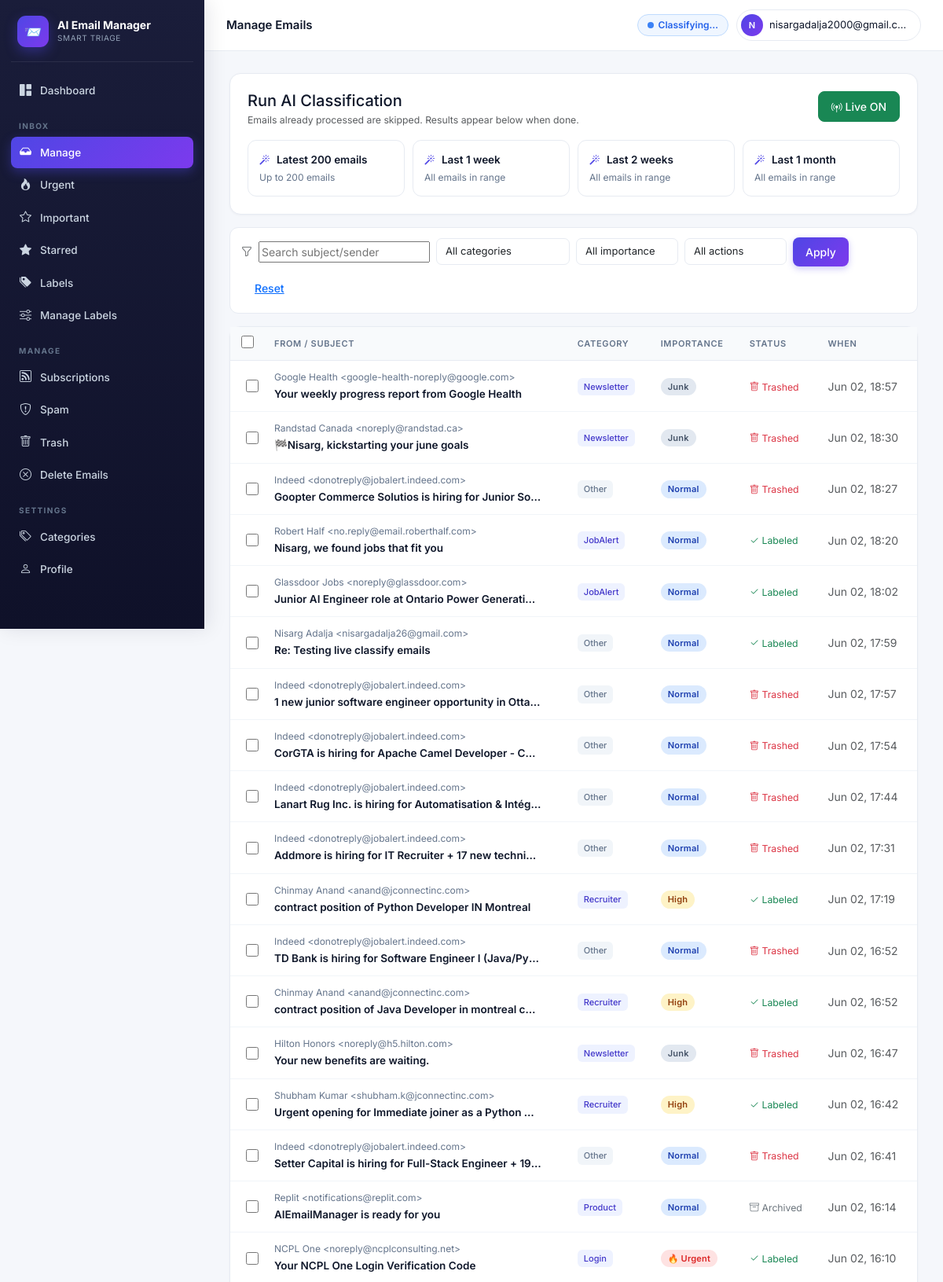
/accounts/emails/ (signed in, upper part), run on the app's committed database.
### accounts/models.py (models this page shows, shortened)
class ClassifiedEmail(models.Model):
    user            = models.ForeignKey(User, on_delete=models.CASCADE, related_name="classified_emails")
    gmail_id        = models.CharField(max_length=64)
    thread_id       = models.CharField(max_length=64, blank=True)
    subject         = models.CharField(max_length=500, blank=True)
    sender          = models.CharField(max_length=300, blank=True)
    sender_email    = models.CharField(max_length=200, blank=True)
    snippet         = models.TextField(blank=True)
    received_at     = models.DateTimeField(null=True, blank=True)
    category        = models.ForeignKey(EmailCategory, on_delete=models.SET_NULL, null=True, blank=True)
    custom_category = models.ForeignKey(UserCustomCategory, on_delete=models.SET_NULL, null=True, blank=True)
    importance      = models.IntegerField(default=3)
    is_urgent       = models.BooleanField(default=False)
    is_event        = models.BooleanField(default=False)
    event_when      = models.CharField(max_length=120, blank=True)
    reason          = models.TextField(blank=True)
    action_taken    = models.CharField(max_length=16, default="kept")
    unsubscribe_url = models.URLField(max_length=1000, blank=True)
    classified_at   = models.DateTimeField(auto_now_add=True)
    class Meta:
        unique_together = [("user", "gmail_id")]
        indexes = [models.Index(fields=["user", "-received_at"])]

class EmailCategory(models.Model):
    slug         = models.SlugField(max_length=64, unique=True)
    name         = models.CharField(max_length=120)
    short_label  = models.CharField(max_length=32)
    group        = models.CharField(max_length=64)
    description  = models.TextField(blank=True)
    default_tier = models.CharField(max_length=16, choices=TIER_CHOICES, default="normal")

### accounts/views.py (the view, shortened to what this page needs)
# urls.py: path("emails/",           views.manage_emails,   name="manage_emails"),
@login_required
def manage_emails(request):
    bail = _require_google_account(request)
    if bail: return bail
    qs = (ClassifiedEmail.objects.filter(user=request.user)
          .select_related("category", "custom_category").order_by("-received_at"))
    cat_id   = request.GET.get("category")
    cust_id  = request.GET.get("custom_category")
    imp      = request.GET.get("importance")
    action   = request.GET.get("action")
    q        = request.GET.get("q", "").strip()
    if cat_id and cat_id.isdigit():   qs = qs.filter(category_id=int(cat_id))
    if cust_id and cust_id.isdigit(): qs = qs.filter(custom_category_id=int(cust_id))
    if imp and imp.isdigit():         qs = qs.filter(importance=int(imp))
    if action in {"labeled","trashed","kept","archived"}: qs = qs.filter(action_taken=action)
    if q: qs = qs.filter(subject__icontains=q) | qs.filter(sender__icontains=q)
    qs   = qs[:1000]
    page = Paginator(qs, 50).get_page(request.GET.get("page"))
    used_cat_ids = (ClassifiedEmail.objects.filter(user=request.user, category__isnull=False)
                    .values_list("category_id", flat=True).distinct())
    categories      = EmailCategory.objects.filter(id__in=used_cat_ids).order_by("short_label")
    custom_cats     = request.user.custom_categories.all()
    active_job_id   = request.GET.get("job")
    active_job      = None
    if active_job_id and active_job_id.isdigit():
        active_job = ClassificationJob.objects.filter(user=request.user, pk=active_job_id).first()
    profile_obj, _ = UserProfile.objects.get_or_create(
        user=request.user, defaults={"full_name": request.user.get_full_name()}
    )
    return render(request, "manage_emails.html", {
        "page": page, "categories": categories, "custom_cats": custom_cats,
        "scopes": services.SCOPE_QUERIES,
        "live": profile_obj.live_classification,
        "live_running": services.is_live_running(request.user.pk),
        "current": {"category": cat_id, "importance": imp, "action": action,
                    "q": q, "custom_category": cust_id},
        "active_job": active_job,
        "needs_reauth": not _has_gmail_scope(request.user),
    })

### accounts/context_processors.py (called while the page is built)
def active_job(request):
    if not request.user.is_authenticated:
        return {}
    job = (ClassificationJob.objects
           .filter(user=request.user, status__in=["pending", "running"])
           .order_by("-id").first())
    return {"global_active_job": job}

### accounts/services.py (called while the page is built)
def is_live_running(user_id: int) -> bool:
    try:
        from django_q.models import Schedule
        return Schedule.objects.filter(name=f"live-{user_id}").exists()
    except Exception:
        return False

### accounts/views.py (called while the page is built)
def _require_google_account(request):
    if not hasattr(request.user, "google_account"):
        messages.warning(request, "Please reconnect your Google account to continue.")
        return redirect("google_start")
    return None

def _has_gmail_scope(user) -> bool:
    try:
        return "mail.google.com" in (user.google_account.scopes or "")
    except Exception:
        return False

### templates/manage_emails.html (shortened to what this page needs)
{% extends "base.html" %}{% block title %}Manage Emails{% endblock %}
{% block topbar_title %}Manage Emails{% endblock %}
{% block body %}
<div class="card-modern mb-3">
  <div class="d-flex justify-content-between align-items-start flex-wrap gap-3 mb-3">
    <div>
      <h5 class="mb-1">Run AI Classification</h5>
      <p class="text-muted small mb-0">Emails already processed are skipped. Results appear below when done.</p>
    </div>
    <form method="post" action="{% url 'toggle_live' %}">{% csrf_token %}
      {% if live %}
        <button class="btn btn-success btn-sm">
          <i class="bi bi-broadcast-pin"></i> Live ON
        </button>
      {% else %}
        <button class="btn btn-outline-success btn-sm"><i class="bi bi-broadcast"></i> Turn on live mode</button>
      {% endif %}
    </form>
  </div>
  <div class="scope-grid">
    {% for slug, info in scopes.items %}
      {% if slug != "live" %}
        <form method="post">
          <button class="scope-btn w-100" onclick="this.disabled=true;this.querySelector('.scope-label').innerText='Starting…'">
            <div class="scope-label"><i class="bi bi-magic"></i> {{ info.2 }}</div>
            <div class="scope-meta">{% if info.1 >= 9999 %}All emails in range{% else %}Up to {{ info.1 }} emails{% endif %}</div>
          </button>
        </form>
      {% endif %}
    {% endfor %}
  </div>
</div>
<form method="get" class="filter-bar mb-3">
  <i class="bi bi-funnel text-muted"></i>
  <input name="q" placeholder="Search subject/sender" value="{{ current.q }}" style="min-width:200px">
  <select name="category" class="form-select form-select-sm" style="max-width:170px">
    <option value="">All categories</option>
  </select>
  <select name="importance" class="form-select form-select-sm" style="max-width:130px">
    <option value="">All importance</option>
  </select>
  <select name="action" class="form-select form-select-sm" style="max-width:130px">
    <option value="">All actions</option>
  </select>
  <button class="btn btn-primary btn-sm">Apply</button>
  <a href="{% url 'manage_emails' %}" class="btn btn-link btn-sm">Reset</a>
</form>
<form id="bulk-form" method="post" action="{% url 'bulk_action' %}">
  <div class="card-modern p-0">
    <table class="email-table">
      <thead>
        <tr>
          <th class="chk-col">
            <input type="checkbox" id="chk-all" title="Select all on this page">
          </th>
          <th>From / Subject</th>
          <th>Category</th>
          <th>Importance</th>
          <th>Status</th>
          <th>When</th>
        </tr>
      </thead>
      <tbody>
      {% for e in page %}
        <tr class="email-row {% if e.action_taken == 'trashed' %}trashed{% endif %}"
            data-href="{% url 'email_detail' e.gmail_id %}?back=manage_emails">
          <td class="chk-col" onclick="event.stopPropagation()">
            <div class="chk-cell">
              <input type="checkbox" name="gmail_ids" value="{{ e.gmail_id }}"
                     class="row-chk" onclick="event.stopPropagation()">
            </div>
          </td>
          <td>
            <div class="sender text-truncate" style="max-width:340px">{{ e.sender }}</div>
            <div class="subject text-truncate" style="max-width:340px">{{ e.subject }}</div>
          </td>
          <td>
            {% if e.custom_category %}
              <span class="badge-cat" style="background:#7c3aed22;color:#7c3aed">⚡ {{ e.custom_category.name }}</span>
            {% elif e.category %}
              <span class="badge-cat">{{ e.category.short_label }}</span>
            {% else %}
              <span class="badge-cat" style="background:#f1f5f9;color:#64748b">Other</span>
            {% endif %}
          </td>
          <td>
            {% if e.is_urgent %}<span class="badge-tier tier-critical">🔥 Urgent</span>
            {% elif e.importance >= 5 %}<span class="badge-tier tier-critical">Critical</span>
            {% elif e.importance == 4 %}<span class="badge-tier tier-important">High</span>
            {% elif e.importance == 3 %}<span class="badge-tier tier-normal">Normal</span>
            {% elif e.importance == 2 %}<span class="badge-tier tier-low">Low</span>
            {% else %}<span class="badge-tier tier-ignore">Junk</span>{% endif %}
          </td>
          <td>
            {% if e.action_taken == 'trashed' %}<span class="text-danger small"><i class="bi bi-trash"></i> Trashed</span>
            {% elif e.action_taken == 'archived' %}<span class="text-secondary small"><i class="bi bi-archive"></i> Archived</span>
            {% else %}<span class="text-success small"><i class="bi bi-check2"></i> Labeled</span>{% endif %}
          </td>
          <td class="text-muted small">{{ e.received_at|date:"M d, H:i" }}</td>
        </tr>
      {% empty %}
        <tr><td colspan="6" class="text-center text-muted py-5">
          No emails yet. Click a scan button above to classify emails from your inbox.
        </td></tr>
      {% endfor %}
      </tbody>
    </table>
  </div>
</form>
{% endblock %}

### templates/base.html (shortened to what this page needs)
{% load static %}
<!doctype html>
<html lang="en">
<head>
<link href="https://cdn.jsdelivr.net/npm/bootstrap@5.3.3/dist/css/bootstrap.min.css" rel="stylesheet">
<link href="https://cdn.jsdelivr.net/npm/bootstrap-icons@1.11.3/font/bootstrap-icons.css" rel="stylesheet">
</head>
<body>
<div class="app-shell">
  <aside class="sidebar" id="sidebar">
    <div class="brand">
      <div class="brand-logo">📨</div>
      <div>
        <div class="brand-name">AI Email Manager</div>
        <div class="brand-sub">Smart triage</div>
      </div>
    </div>
    <nav>
      <a class="side-link {% if request.resolver_match.url_name == 'dashboard' %}active{% endif %}" href="{% url 'dashboard' %}">
        <i class="bi bi-grid-1x2-fill"></i> Dashboard
      </a>
      <div class="side-section">Inbox</div>
      <a class="side-link {% if request.resolver_match.url_name == 'manage_emails' %}active{% endif %}" href="{% url 'manage_emails' %}">
        <i class="bi bi-inbox-fill"></i> Manage
      </a>
      <a class="side-link {% if request.resolver_match.url_name == 'urgent' %}active{% endif %}" href="{% url 'urgent' %}">
        <i class="bi bi-fire"></i> Urgent
      </a>
      <a class="side-link {% if request.resolver_match.url_name == 'important' %}active{% endif %}" href="{% url 'important' %}">
        <i class="bi bi-star"></i> Important
      </a>
      <a class="side-link {% if request.resolver_match.url_name == 'starred' %}active{% endif %}" href="{% url 'starred' %}">
        <i class="bi bi-star-fill"></i> Starred
      </a>
      <a class="side-link {% if request.resolver_match.url_name == 'labels' %}active{% endif %}" href="{% url 'labels' %}">
        <i class="bi bi-tags-fill"></i> Labels
      </a>
      <a class="side-link {% if request.resolver_match.url_name == 'manage_labels' %}active{% endif %}" href="{% url 'manage_labels' %}">
        <i class="bi bi-sliders"></i> Manage Labels
      </a>
      <div class="side-section">Manage</div>
      <a class="side-link {% if request.resolver_match.url_name == 'subscriptions' %}active{% endif %}" href="{% url 'subscriptions' %}">
        <i class="bi bi-rss"></i> Subscriptions
      </a>
      <a class="side-link {% if request.resolver_match.url_name == 'spam' %}active{% endif %}" href="{% url 'spam' %}">
        <i class="bi bi-shield-exclamation"></i> Spam
      </a>
      <a class="side-link {% if request.resolver_match.url_name == 'trash' %}active{% endif %}" href="{% url 'trash' %}">
        <i class="bi bi-trash"></i> Trash
      </a>
      <a class="side-link {% if request.resolver_match.url_name == 'delete_emails' %}active{% endif %}" href="{% url 'delete_emails' %}">
        <i class="bi bi-x-circle"></i> Delete Emails
      </a>
      <div class="side-section">Settings</div>
      <a class="side-link {% if request.resolver_match.url_name == 'categories' %}active{% endif %}" href="{% url 'categories' %}">
        <i class="bi bi-tags"></i> Categories
      </a>
      <a class="side-link {% if request.resolver_match.url_name == 'profile' %}active{% endif %}" href="{% url 'profile' %}">
        <i class="bi bi-person"></i> Profile
      </a>
    </nav>
  </aside>
  <div class="main-wrap">
    <header class="topbar">
      <div class="topbar-left">
        <div class="topbar-title">{% block topbar_title %}{% endblock %}</div>
      </div>
      <div class="topbar-right">
        {% if global_active_job %}
          <a href="{% url 'manage_emails' %}?job={{ global_active_job.pk }}" class="job-pill">
            <span style="display:inline-block;width:8px;height:8px;border-radius:50%;background:#3b82f6;animation:pulse 1s infinite"></span>
            Classifying…
          </a>
        {% endif %}
        <div class="dropdown">
          <button class="user-chip dropdown-toggle" data-bs-toggle="dropdown" aria-expanded="false">
            <span class="user-avatar">{{ user.email|slice:":1"|upper }}</span>
            <span class="d-none d-sm-inline" style="max-width:180px;overflow:hidden;text-overflow:ellipsis;white-space:nowrap">{{ user.email }}</span>
          </button>
        </div>
      </div>
    </header>
    <main class="main">
      {% block body %}{% endblock %}
    </main>
  </div>
</div>
</body>
</html>

### templates/manage_emails.html (style rules this page uses)
.chk-col { width:42px;padding-left:14px!important;padding-right:0!important }
.chk-col input[type=checkbox] { width:16px;height:16px;cursor:pointer;accent-color:#6366f1 }
.email-row .chk-col { vertical-align:middle }
.chk-cell { display:flex;align-items:center;justify-content:center;height:100%;padding:0 4px }

### data on the page
ClassifiedEmail: sender "Google Health <google-health-noreply@google.com>", subject "Your weekly progress report from Google Health", category.short_label "Newsletter", is_urgent "Junk", action_taken "trashed" (drawn), received_at "Jun 02, 18:57"
ClassifiedEmail: sender "Randstad Canada <noreply@randstad.ca>", subject "🏁Nisarg, kickstarting your june goals", category.short_label "Newsletter", is_urgent "Junk", action_taken "trashed" (drawn), received_at "Jun 02, 18:30"
ClassifiedEmail: sender "Indeed <donotreply@jobalert.indeed.com>", subject "Goopter Commerce Solutios is hiring for Junior So…", shows "Other", is_urgent "Normal", action_taken "trashed" (drawn), received_at "Jun 02, 18:27"
ClassifiedEmail: sender "Robert Half <no.reply@email.roberthalf.com>", subject "Nisarg, we found jobs that fit you", category.short_label "JobAlert", is_urgent "Normal", action_taken "labeled" (drawn), received_at "Jun 02, 18:20"
ClassifiedEmail: sender "Glassdoor Jobs <noreply@glassdoor.com>", subject "Junior AI Engineer role at Ontario Power Generati…", category.short_label "JobAlert", is_urgent "Normal", action_taken "labeled" (drawn), received_at "Jun 02, 18:02"
ClassifiedEmail: sender "Nisarg Adalja <nisargadalja26@gmail.com>", subject "Re: Testing live classify emails", shows "Other", is_urgent "Normal", action_taken "labeled" (drawn), received_at "Jun 02, 17:59"
ClassifiedEmail: sender "Indeed <donotreply@jobalert.indeed.com>", subject "1 new junior software engineer opportunity in Otta…", shows "Other", is_urgent "Normal", action_taken "trashed" (drawn), received_at "Jun 02, 17:57"
ClassifiedEmail: sender "Indeed <donotreply@jobalert.indeed.com>", subject "CorGTA is hiring for Apache Camel Developer - C…", shows "Other", is_urgent "Normal", action_taken "trashed" (drawn), received_at "Jun 02, 17:54"
ClassifiedEmail: sender "Indeed <donotreply@jobalert.indeed.com>", subject "Lanart Rug Inc. is hiring for Automatisation & Intég…", shows "Other", is_urgent "Normal", action_taken "trashed" (drawn), received_at "Jun 02, 17:44"
ClassifiedEmail: sender "Indeed <donotreply@jobalert.indeed.com>", subject "Addmore is hiring for IT Recruiter + 17 new techni…", shows "Other", is_urgent "Normal", action_taken "trashed" (drawn), received_at "Jun 02, 17:31"
ClassifiedEmail: sender "Chinmay Anand <anand@jconnectinc.com>", subject "contract position of Python Developer IN Montreal", category.short_label "Recruiter", is_urgent "High", action_taken "labeled" (drawn), received_at "Jun 02, 17:19"
ClassifiedEmail: sender "Indeed <donotreply@jobalert.indeed.com>", subject "TD Bank is hiring for Software Engineer I (Java/Py…", shows "Other", is_urgent "Normal", action_taken "trashed" (drawn), received_at "Jun 02, 16:52"
ClassifiedEmail: sender "Chinmay Anand <anand@jconnectinc.com>", subject "contract position of Java Developer in montreal c…", category.short_label "Recruiter", is_urgent "High", action_taken "labeled" (drawn), received_at "Jun 02, 16:52"
ClassifiedEmail: sender "Hilton Honors <noreply@h5.hilton.com>", subject "Your new benefits are waiting.", category.short_label "Newsletter", is_urgent "Junk", action_taken "trashed" (drawn), received_at "Jun 02, 16:47"
ClassifiedEmail: sender "Shubham Kumar <shubham.k@jconnectinc.com>", subject "Urgent opening for Immediate joiner as a Python…", category.short_label "Recruiter", is_urgent "High", action_taken "labeled" (drawn), received_at "Jun 02, 16:42"
ClassifiedEmail: sender "Indeed <donotreply@jobalert.indeed.com>", subject "Setter Capital is hiring for Full-Stack Engineer + 19…", shows "Other", is_urgent "Normal", action_taken "trashed" (drawn), received_at "Jun 02, 16:41"
ClassifiedEmail: sender "Replit <notifications@replit.com>", subject "AIEmailManager is ready for you", category.short_label "Product", is_urgent "Normal", action_taken "archived" (drawn), received_at "Jun 02, 16:14"
ClassifiedEmail: sender "NCPL One <noreply@ncplconsulting.net>", subject "Your NCPL One Login Verification Code", category.short_label "Login", is_urgent "🔥 Urgent", action_taken "labeled" (drawn), received_at "Jun 02, 16:10"

### other printed values
{{ user.email|slice:":1"|upper }} "N"
{{ user.email }} "nisargadalja2000@gmail.c…"
{{ info.2 }} "Latest 200 emails" "Last 1 week" "Last 2 weeks" "Last 1 month"
{{ info.1 }} "200"
